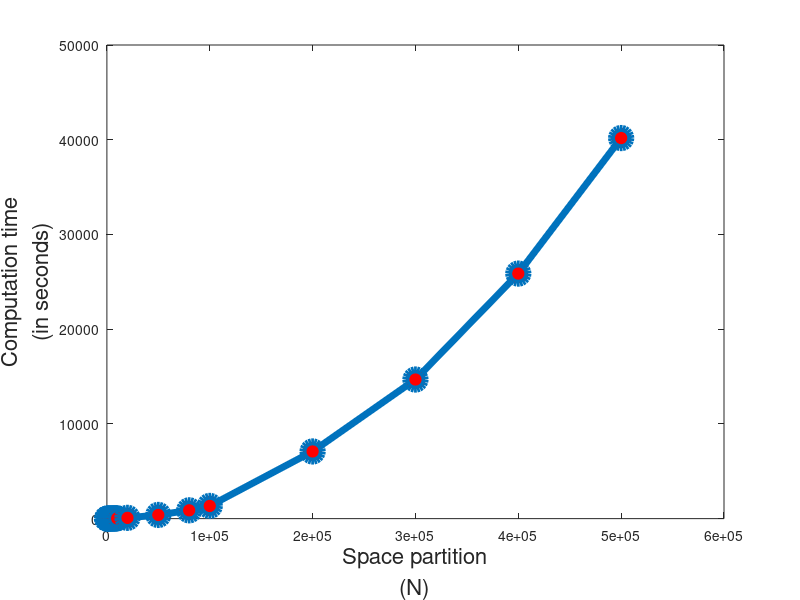

Write the MATLAB code that produced this figure.
% EMAX [1;2;1]
%D-optimality for Emax model

x = [101 501 1001 2001 3001 4001 5001 6001 7001 8001 9001 10001 20001 ...
  50001 80001 100001 200001 300001 400001 500001]';
y =  [1.922385 2.925531  3.935194  6.000104 8.367561 11.133859 13.606407...
 16.519683 19.700756 23.049704 30.974902 31.303157 82.123569 388.884111 ...
 877.657660 1339.919643 7090.714756 14685.702611 25868.178532 40175.861783]'; 

figure
  h1 = plot(x,y,'o-','linewidth',5,'markersize',14,'markerfacecolor','Red');
  xlabel({'Space partition','(N)'},'FontSize', 16); % x-axis label
  ylabel({'Computation time', '(in seconds)'},'FontSize', 16); % y-axis label